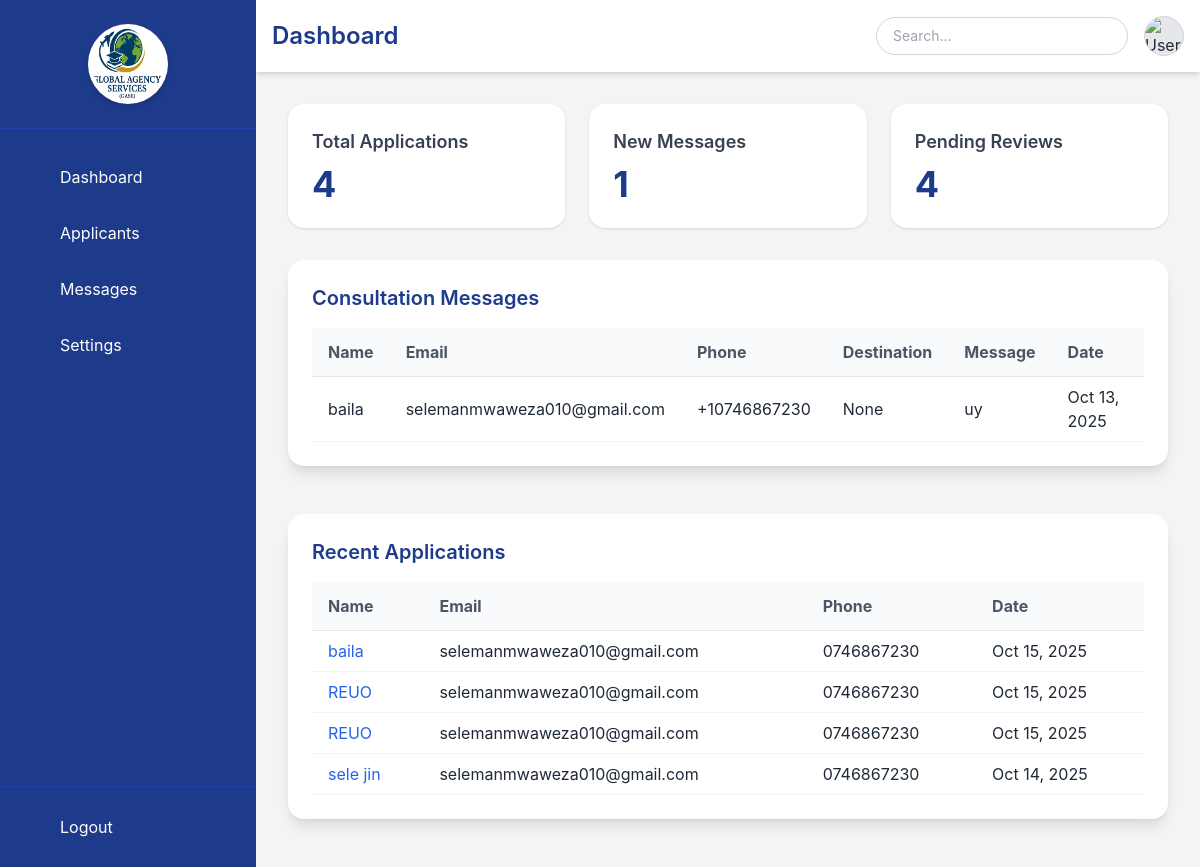
/employee/dashboard/ (signed in), run on an earlier commit of the app's database.
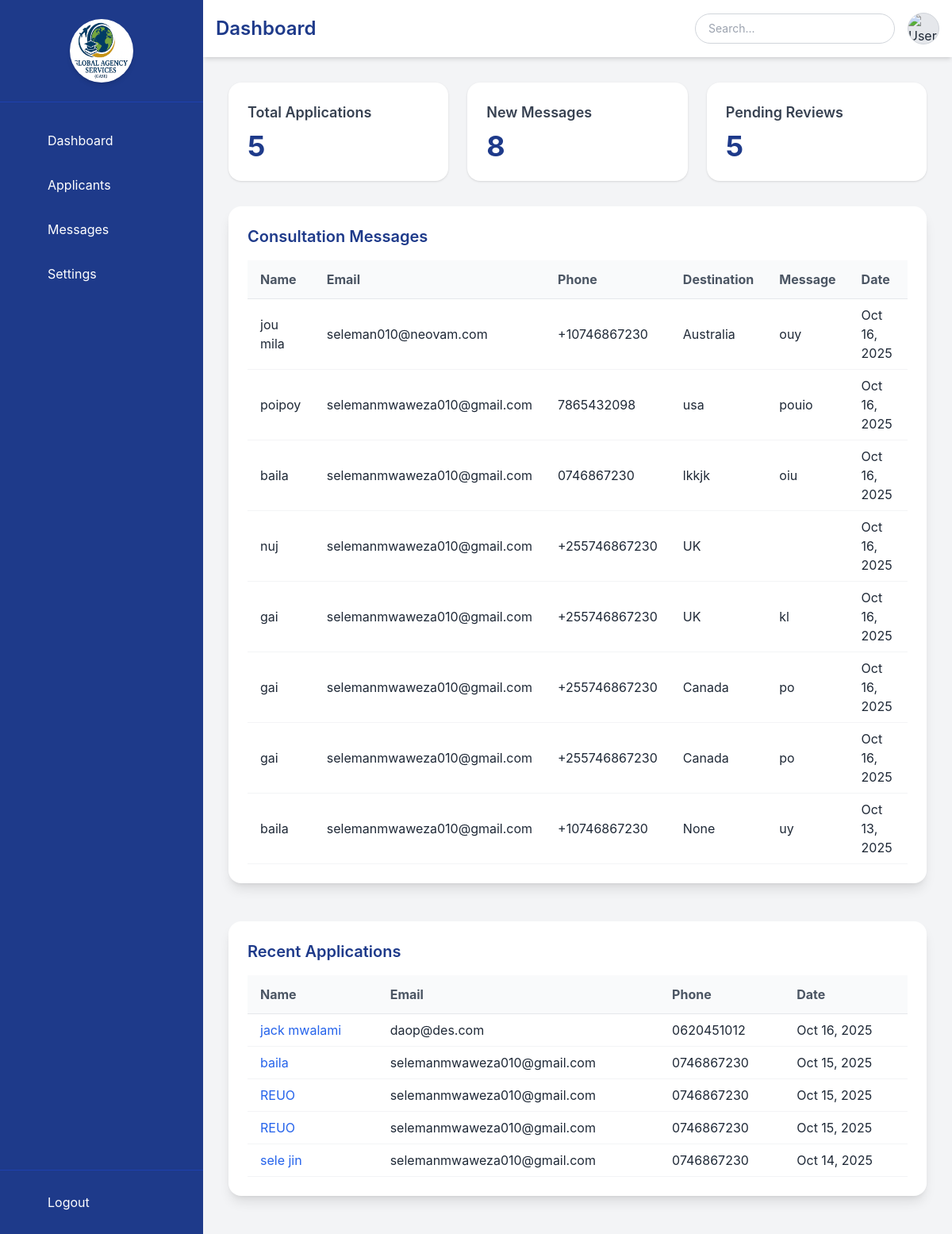
And on a later commit of the database.
### global_agency/models.py (models this page shows, shortened)
class ContactMessage(models.Model):
    name = models.CharField(max_length=120)
    email = models.EmailField()
    phone = models.CharField(max_length=50, blank=True)
    destination = models.CharField(max_length=100, blank=True, null=True)
    message = models.TextField(blank=True,  null=True)
    created_at = models.DateTimeField(auto_now_add=True)
    handled = models.BooleanField(default=False)

class StudentApplication(models.Model):
    full_name = models.CharField(max_length=150)
    gender = models.CharField(max_length=20, choices=[
        ('male', 'Male'),
        ('female', 'Female'),
        ('other', 'Other'),
    ])
    nationality = models.CharField(max_length=100, default="Tanzanian")
    email = models.EmailField()
    phone = models.CharField(max_length=50)
    address = models.TextField()
    father_name = models.CharField(max_length=150, blank=True, null=True)
    father_phone = models.CharField(max_length=50, blank=True, null=True)
    father_email = models.EmailField(blank=True, null=True)
    father_occupation = models.CharField(max_length=150, blank=True, null=True)
    mother_name = models.CharField(max_length=150, blank=True, null=True)
    mother_phone = models.CharField(max_length=50, blank=True, null=True)
    mother_email = models.EmailField(blank=True, null=True)
    mother_occupation = models.CharField(max_length=150, blank=True, null=True)
    olevel_school = models.CharField(max_length=150, blank=True, null=True)
    olevel_country = models.CharField(max_length=100, default="Tanzania")
    olevel_address = models.CharField(max_length=255, blank=True, null=True)
    olevel_region = models.CharField(max_length=100, blank=True, null=True)
    olevel_year = models.CharField(max_length=10, blank=True, null=True)
    olevel_candidate_no = models.CharField(max_length=50, blank=True, null=True)
    olevel_gpa = models.CharField(max_length=20, blank=True, null=True)
    alevel_school = models.CharField(max_length=150, blank=True, null=True)
    alevel_country = models.CharField(max_length=100, default="Tanzania")
    alevel_address = models.CharField(max_length=255, blank=True, null=True)
    alevel_region = models.CharField(max_length=100, blank=True, null=True)
    alevel_year = models.CharField(max_length=10, blank=True, null=True)
    alevel_candidate_no = models.CharField(max_length=50, blank=True, null=True)
    alevel_gpa = models.CharField(max_length=20, blank=True, null=True)
    preferred_country_1 = models.CharField(max_length=100, blank=True, null=True)
    preferred_country_2 = models.CharField(max_length=100, blank=True, null=True)
    preferred_country_3 = models.CharField(max_length=100, blank=True, null=True)
    preferred_country_4 = models.CharField(max_length=100, blank=True, null=True)
    preferred_program_1 = models.CharField(max_length=100, blank=True, null=True)
    preferred_program_2 = models.CharField(max_length=100, blank=True, null=True)
    preferred_program_3 = models.CharField(max_length=100, blank=True, null=True)
    preferred_program_4 = models.CharField(max_length=100, blank=True, null=True)
    emergency_name = models.CharField(max_length=150)
    emergency_address = models.TextField()
    emergency_occupation = models.CharField(max_length=100, blank=True, null=True)
    emergency_gender = models.CharField(max_length=20, choices=[
        ('male', 'Male'),
        ('female', 'Female'),
        ('other', 'Other'),
    ])
    emergency_relation = models.CharField(max_length=100)
    heard_about_us = models.CharField(max_length=100, blank=True, null=True)
    heard_about_other = models.CharField(max_length=255, blank=True, null=True)
    created_at = models.DateTimeField(auto_now_add=True)

### employee/views.py (the view)
# urls.py: path('dashboard/', views.employee_dashboard, name='employee_dashboard'),
@login_required
def employee_dashboard(request):
    applications = StudentApplication.objects.all().order_by('-created_at')
    contact_messages = ContactMessage.objects.all().order_by('-created_at')
    context = {
        'applications': applications,
        'contact_messages': contact_messages,
        'applications_count': applications.count(),
        'messages_count': contact_messages.count(),
        'pending_reviews': applications.filter().count(),  # can adjust later
    }
    return render(request, 'employee/dashboard.html', context)

### employee/templates/employee/dashboard.html (shortened to what this page needs)
{% load static %}
<!DOCTYPE html>
<html lang="en">
<head>
  <script src="https://cdn.tailwindcss.com"></script>
  <link href="https://unpkg.com/lucide-icons/dist/umd/lucide.min.js" rel="stylesheet">
</head>
<body class="flex min-h-screen bg-gray-100 text-gray-800">
  <aside class="bg-blue-900 text-white w-64 flex flex-col md:fixed md:h-screen md:overflow-y-auto transform -translate-x-full md:translate-x-0 transition-transform duration-300 ease-in-out">
    <div class="p-6 flex items-center justify-center border-b border-blue-800">
      <img src="{% static 'global_agency/img/logo.png' %}" alt="Logo" class="w-20 h-20 rounded-full bg-white p-1 shadow-md">
    </div>
    <nav class="flex-1 px-4 py-6 space-y-2">
      <a href="#" class="flex items-center gap-3 p-3 rounded-lg hover:bg-blue-800 transition">
        <i data-lucide="layout-dashboard" class="w-5 h-5"></i>
        Dashboard
      </a>
      <a href="#" class="flex items-center gap-3 p-3 rounded-lg hover:bg-blue-800 transition">
        <i data-lucide="users" class="w-5 h-5"></i>
        Applicants
      </a>
      <a href="#" class="flex items-center gap-3 p-3 rounded-lg hover:bg-blue-800 transition">
        <i data-lucide="mail" class="w-5 h-5"></i>
        Messages
      </a>
      <a href="#" class="flex items-center gap-3 p-3 rounded-lg hover:bg-blue-800 transition">
        <i data-lucide="settings" class="w-5 h-5"></i>
        Settings
      </a>
    </nav>
    <div class="p-4 border-t border-blue-800">
      <a href="{% url 'employee:employee_logout' %}" class="flex items-center gap-3 p-3 rounded-lg hover:bg-blue-800 transition">
        <i data-lucide="log-out" class="w-5 h-5"></i>
        Logout
      </a>
    </div>
  </aside>
  <main class="flex-1 md:ml-64">
    <header class="bg-white shadow-md px-4 py-4 flex flex-col sm:flex-row justify-between items-start sm:items-center gap-4">
      <h1 class="text-2xl font-semibold text-blue-900">Dashboard</h1>
      <div class="flex items-center gap-4 w-full sm:w-auto">
        <input type="text" placeholder="Search..." class="flex-1 sm:flex-none border border-gray-300 rounded-full px-4 py-2 focus:ring-2 focus:ring-yellow-400 outline-none text-sm">
        <img src="{% static 'global_agency/img/logo.png.png' %}" alt="User" class="w-10 h-10 rounded-full bg-gray-200 border border-gray-300">
      </div>
    </header>
    <section class="p-4 md:p-8 grid grid-cols-1 sm:grid-cols-2 lg:grid-cols-3 gap-6">
      <div class="bg-white rounded-2xl p-6 shadow hover:shadow-lg transition">
        <h3 class="text-lg font-semibold text-gray-700 mb-2">Total Applications</h3>
        <p class="text-4xl font-bold text-blue-900">{{ applications_count|default:0 }}</p>
      </div>
      <div class="bg-white rounded-2xl p-6 shadow hover:shadow-lg transition">
        <h3 class="text-lg font-semibold text-gray-700 mb-2">New Messages</h3>
        <p class="text-4xl font-bold text-blue-900">{{ messages_count|default:0 }}</p>
      </div>
      <div class="bg-white rounded-2xl p-6 shadow hover:shadow-lg transition">
        <h3 class="text-lg font-semibold text-gray-700 mb-2">Pending Reviews</h3>
        <p class="text-4xl font-bold text-blue-900">{{ pending_reviews|default:0 }}</p>
      </div>
    </section>
   <section class="px-4 md:px-8 pb-12 overflow-x-auto">
     <div class="bg-white rounded-2xl shadow-lg p-6 min-w-full">
       <h2 class="text-xl font-semibold text-blue-900 mb-4">Consultation Messages</h2>
       <table class="w-full text-left border-collapse table-auto">
         <thead class="bg-gray-50">
           <tr class="border-b border-gray-200 text-gray-600">
             <th class="py-3 px-2 sm:px-4">Name</th>
             <th class="py-3 px-2 sm:px-4">Email</th>
             <th class="py-3 px-2 sm:px-4">Phone</th>
             <th class="py-3 px-2 sm:px-4">Destination</th>
             <th class="py-3 px-2 sm:px-4">Message</th>
             <th class="py-3 px-2 sm:px-4">Date</th>
           </tr>
         </thead>
         <tbody>
           {% for message in contact_messages %}
           <tr class="hover:bg-gray-50 border-b border-gray-100">
             <td class="py-2 px-2 sm:px-4">{{ message.name }}</td>
             <td class="py-2 px-2 sm:px-4">{{ message.email }}</td>
             <td class="py-2 px-2 sm:px-4">{{ message.phone }}</td>
             <td class="py-2 px-2 sm:px-4">{{ message.destination }}</td>
             <td class="py-2 px-2 sm:px-4">{{ message.message }}</td>
             <td class="py-2 px-2 sm:px-4">{{ message.created_at|date:"M d, Y" }}</td>
           </tr>
           {% empty %}
           <tr>
             <td colspan="6" class="py-4 text-center text-gray-400">No messages yet</td>
           </tr>
           {% endfor %}
         </tbody>
       </table>
     </div>
   </section>
   <section class="px-4 md:px-8 pb-12 overflow-x-auto">
     <div class="bg-white rounded-2xl shadow-lg p-6 min-w-full">
       <h2 class="text-xl font-semibold text-blue-900 mb-4">Recent Applications</h2>
       <table class="w-full text-left border-collapse table-auto">
         <thead class="bg-gray-50">
           <tr class="border-b border-gray-200 text-gray-600">
             <th class="py-3 px-2 sm:px-4">Name</th>
             <th class="py-3 px-2 sm:px-4">Email</th>
             <th class="py-3 px-2 sm:px-4">Phone</th>
             <th class="py-3 px-2 sm:px-4">Date</th>
           </tr>
         </thead>
         <tbody>
           {% for application in applications %}
           <tr class="hover:bg-gray-50 border-b border-gray-100">
             <td class="py-2 px-2 sm:px-4">
               <a href="{% url 'employee:application_detail' application.id %}" class="text-blue-600 hover:underline">
                 {{ application.full_name }}
               </a>
             </td>
             <td class="py-2 px-2 sm:px-4">{{ application.email }}</td>
             <td class="py-2 px-2 sm:px-4">{{ application.phone }}</td>
             <td class="py-2 px-2 sm:px-4">{{ application.created_at|date:"M d, Y" }}</td>
           </tr>
           {% empty %}
           <tr>
             <td colspan="4" class="py-4 text-center text-gray-400">No applications yet</td>
           </tr>
           {% endfor %}
         </tbody>
       </table>
     </div>
   </section>
  </main>
</body>
</html>

### employee/templates/employee/dashboard.html (style rules this page uses)
body { font-family: 'Inter', sans-serif; }

What changed in the data, as far as the page shows it:
added ContactMessage: name "jou mila", email "seleman010@neovam.com", phone "+10746867230", destination "Australia", message "ouy", created_at "Oct 16, 2025"
added ContactMessage: name "poipoy", email "selemanmwaweza010@gmail.com", phone "7865432098", destination "usa", message "pouio", created_at "Oct 16, 2025"
added ContactMessage: name "baila", email "selemanmwaweza010@gmail.com", phone "0746867230", destination "lkkjk", message "oiu", created_at "Oct 16, 2025"
added ContactMessage: name "nuj", email "selemanmwaweza010@gmail.com", phone "+255746867230", destination "UK", created_at "Oct 16, 2025"
added ContactMessage: name "gai", email "selemanmwaweza010@gmail.com", phone "+255746867230", destination "UK", message "kl", created_at "Oct 16, 2025"
added ContactMessage: name "gai", email "selemanmwaweza010@gmail.com", phone "+255746867230", destination "Canada", message "po", created_at "Oct 16, 2025"
added ContactMessage: name "gai", email "selemanmwaweza010@gmail.com", phone "+255746867230", destination "Canada", message "po", created_at "Oct 16, 2025"
added StudentApplication: full_name "jack mwalami", email "daop@des.com", phone "0620451012", created_at "Oct 16, 2025"
Also different on the page:
{{ applications_count|default:0 }}: "4" → "5"
{{ messages_count|default:0 }}: "1" → "8"
{{ pending_reviews|default:0 }}: "4" → "5"
